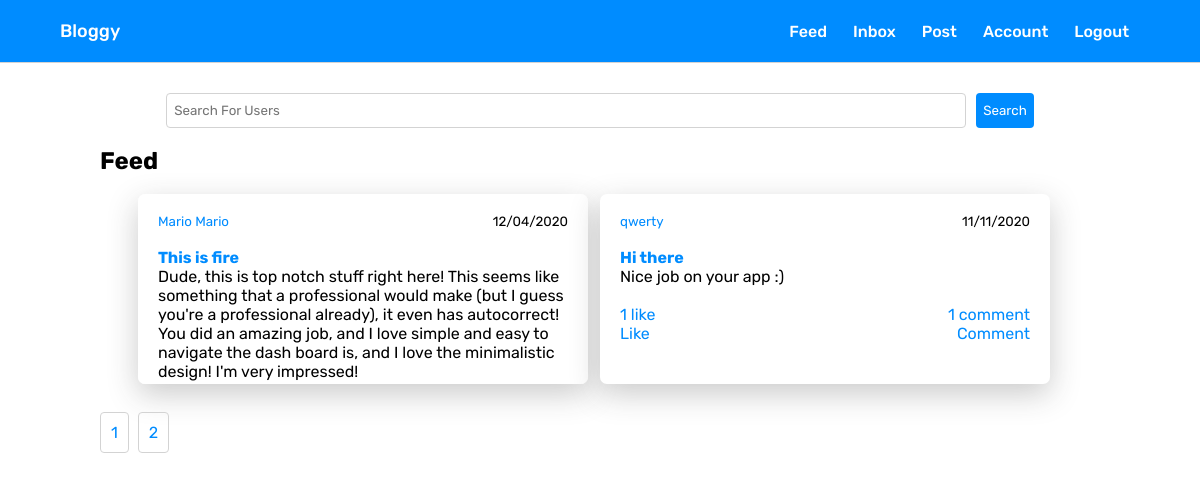
The app's page /dashboard?page=2 (signed in) with its own data.
### main.py (models this page shows, shortened)
class Post(db.Model, UserMixin):
    id = db.Column(db.Integer, primary_key=True)
    post_title = db.Column(db.String(100), nullable=False)
    post_content = db.Column(db.String(1000), nullable=False)
    post_date = db.Column(db.DateTime, nullable=False, default=datetime.utcnow)
    user_id = db.Column(db.Integer, db.ForeignKey('user.id'), nullable=False)
    commented = db.relationship('Comment', backref='commented', lazy='dynamic')
    likes = db.relationship('Like', backref='liked', lazy='dynamic')

class User(db.Model, UserMixin):
    id = db.Column(db.Integer, primary_key=True)
    username = db.Column(db.String(15), unique=True)
    email = db.Column(db.String(50), unique=True)
    password = db.Column(db.String(80))
    profile_pic = db.Column(
        db.String(40), nullable=False, default='default.jpg')
    posts = db.relationship('Post', backref='author', lazy='dynamic')
    commenter = db.relationship('Comment', backref='commenter', lazy='dynamic')
    access_token = db.Column(db.String(180))
    liker = db.relationship('Like', backref='liker', lazy='dynamic')
    followed = db.relationship(
        'Follower', backref='followed', foreign_keys='Follower.followed_id', lazy='dynamic')
    follower = db.relationship(
        'Follower', backref='follower', foreign_keys='Follower.follower_id', lazy='dynamic')
    sender = db.relationship('Message', backref='sender',
                             foreign_keys='Message.sender_id', lazy='dynamic')
    receiver = db.relationship('Message', backref='receiver',
                               foreign_keys='Message.receiver_id', lazy='dynamic')
    bio_content = db.Column(db.String(1000))
    verified = db.Column(db.Boolean(), default=False)
    def has_liked_post(self, post):
        return Like.query.filter(
            Like.liker_id == self.id,
            Like.liked_id == post.id).count() > 0

### main.py (the view, shortened to what this page needs)
@app.route("/dashboard", methods=['GET', 'POST'])
@login_required
def dashboard():
    form = UserSearchForm()
    email_w_key = current_user.email+app.config['SECRET_KEY']
    email_encoding = email_w_key.encode('utf-8')
    hashed_token = hashlib.sha512(email_encoding).hexdigest()
    current_user.access_token = hashed_token
    db.session.commit()
    page = request.args.get('page', 1, type=int)
    posts = Post.query.order_by(
        Post.post_date.desc()).paginate(page=page, per_page=4)
    following = Follower.query.filter_by(follower=current_user).all()
    total_posts = Post.query.all()
    if current_user.username == 'admin' and current_user.email == 'arpanneupane19@gmail.com':
        session['logged_in'] = True
        return redirect('/admin')
    return render_template("dashboard.html", posts=posts, title="My Dashboard", total_posts=len(total_posts), form=form)

### main.py
class UserSearchForm(FlaskForm):
    username = StringField(validators=[InputRequired(), Length(
        min=4, max=15)], render_kw={"placeholder": "Search For Users"})

### main.py (called while the page is built)
@login_manager.user_loader
def load_user(user_id):
    return User.query.get(int(user_id))

@app.before_request
def make_session_permanent():
    session.permanent = True

### templates/dashboard.html (shortened to what this page needs)
{% extends "base.html" %} {% block title %}{% endblock %} {% block content %}
<link rel="stylesheet" href="{{url_for('static', filename='dashboard.css')}}" />
<div class="container">
    <div class="form">
        <form method='POST' action=''>
            {{form.username}}
            <button>Search</button>
        </form>
    </div><br>
    <h2>Feed</h2>
    <br />
    <div class="feed">
        {% for post in posts.items %}
        <div class="post">
            <div class="post-info">
                <small><a href="{{url_for('user', username=post.author.username)}}">{{post.author.username}}</a></small>
                <small>{{post.post_date.strftime('%m/%d/%Y') }}</small>
            </div>
            <br />
            <article class="post-title-content">
                <h4>
                    <a href="{{url_for('post', post_id=post.id)}}">{{post.post_title}}</a>
                </h4>
                <p>{{post.post_content}}</p>
            </article>
            <br />
            <div class="post-actions">
                <div class="post-stats-info">
                    {% if post.likes.count() == 1 %}
                    <p>
                        <a href="{{url_for('view_likes', post_id=post.id)}}">{{post.likes.count()}} like</a>
                    </p>
                    {% endif %}
                    {% if post.commented.count() == 1 %}
                    <p>
                        <a href="{{url_for('view_comments', post_id=post.id)}}">{{post.commented.count()}} comment</a>
                    </p>
                    {% endif %}
                </div>
            </div>
            <div class="actions">
                {% if current_user.has_liked_post(post) %}
                <p>
                    <a href="{{url_for('like_post', action='unlike', post_id=post.id)}}">Unlike</a>
                </p>
                {% else %}
                <p>
                    <a href="{{url_for('like_post', action='like', post_id=post.id)}}">Like</a>
                </p>
                {% endif %}
                <p>
                    <a href="{{url_for('comment_on_post', post_id=post.id)}}">Comment</a>
                </p>
            </div>
        </div>
        {% endfor %}
    </div>
    <br />
    <div class="paginate">
        {% for page_num in posts.iter_pages(left_edge=1, right_edge=1,
        left_current=1, right_current=2) %} {% if page_num %} {% if posts.page ==
        page_num %}
        <a class="current" href="{{ url_for('dashboard', page=page_num)}}">{{ page_num }}</a>
        {% else %}
        <a href="{{ url_for('dashboard', page=page_num)}}">{{ page_num }}</a>
        {% endif %} {% else %} ... {% endif %} {% endfor %}
    </div>
</div>
{% endblock %}

### static/base.css (style rules this page uses)
* { box-sizing: border-box; margin: 0; padding: 0; font-family: "Rubik", sans-serif; }
a { text-decoration: none; color: rgb(0, 140, 255); }

### static/dashboard.css (style rules this page uses)
.container { margin-top: 30px; margin-left: 100px; margin-right: 100px; display: flex; flex-direction: column; }
.form > form { display: flex; justify-content: center; align-items: center; }
.form > form > input { height: 35px; padding: 7px; border: 1px solid lightgray; border-radius: 4px; width: 80%; margin-right: 10px; }
.form > form > button { background-color: rgb(0, 140, 255); height: 35px; padding: 7px; border-radius: 4px; border: none; color: white; cursor: pointer; }
.feed { display: flex; align-items: center; justify-content: center; flex-wrap: wrap; }
.post { display: flex; flex-direction: column; padding: 20px; background: #ffffff; border-radius: 7px; box-shadow: 0px 10px 30px rgba(48, 48, 48, 0.25); width: 45%; height: 190px; max-height: 190px; overflow-y: auto; margin-right: 12px; margin-bottom: 20px; }
.post-info { display: flex; justify-content: space-between; }
.post-info a { color: rgb(0, 140, 255); }
.post-stats-info { display: flex; justify-content: space-between; }
.post-stats-info a { color: rgb(0, 140, 255); }
.post-stats-info p { color: rgb(0, 140, 255); cursor: pointer; }
.post-title-content a { color: rgb(0, 140, 255); }
.actions { display: flex; justify-content: space-between; }
.actions a { color: rgb(0, 140, 255); }
.paginate > a { margin-right: 5px; border-radius: 4px; border: 1px solid lightgray; color: rgb(0, 140, 255); padding: 10px; }

### records on screen
Post: author.username "Mario Mario", post_date "12/04/2020", post_title "This is fire", post_content "Dude, this is top notch stuff right here! This seems like something that a professional would make (but I guess you're a professional already), it even has autocorrect! You did an amazing job, and I love simple and easy to navigate the dash board is, and I love the minimalistic design! I'm very impressed!"
Post: author.username "qwerty", post_date "11/11/2020", post_title "Hi there", post_content "Nice job on your app :)", likes.count "1", commented.count "1"

### other values on screen
{{ page_num }} "1"
{{ page_num }} "2"
